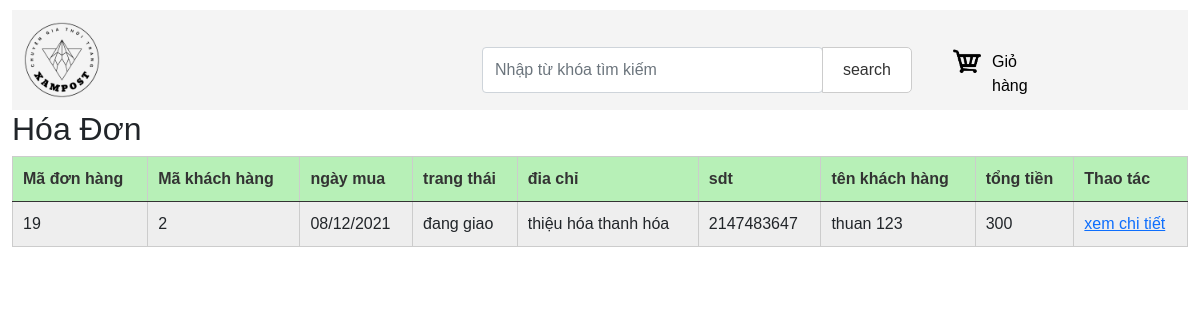
The page /hoa_don/hoa_don.php on the database its author committed.
### tables this page shows
CREATE TABLE `hoa_don` (
  `ma_don_hang` int(11) NOT NULL,
  `ma_kh` int(11) NOT NULL,
  `ngay_mua` varchar(255) NOT NULL,
  `trang_thai` varchar(255) NOT NULL,
  `dia_chi` varchar(255) NOT NULL,
  `sdt` int(11) NOT NULL,
  `ten_kh` varchar(255) NOT NULL,
  `tong_tien` int(11) NOT NULL,
  `ma_sp` int(11) NOT NULL
);

### hoa_don/hoa_don.php (the view, shortened to what this page needs)
<?php
$conn = new PDO("mysql:host=localhost; dbname=DU_AN_team; charset=utf8;", "root", "");
$sql = "SELECT * from hoa_don";
$stm = $conn->prepare($sql);
$stm->execute();
$hoa_don = $stm->fetchAll();
?>
<!DOCTYPE html>
<html lang="en">
<head>
    <link rel="stylesheet" href="https://localhost/du_an_team/css/gio_hang.css">
    <link rel="stylesheet" href="https://localhost/du_an_team/css/bootstrap.min.css">
    <link rel="stylesheet" href="https://localhost/du_an_team/css/index.css">
    <link rel="stylesheet" href="./../css//bootstrap.min.css">
    <link rel="stylesheet" href="./../css/index.css">
    <link rel="stylesheet" href="./../css/form.css">
</head>
<body>
    <div class="container">
        <div class="header">
            <div>
                <a href="https://localhost/du_an_Team/index.php">
                    <img src="./../logo/XAmPOST.png" alt="" width="100px">
                </a>
            </div>
            <form action="tim_kiem.php" method="get">
                <div class="input-group">
                    <input type="search" class="form-control rounded" aria-label="Search" aria-describedby="search-addon" name="q" placeholder="Nhập từ khóa tìm kiếm" required />
                    <button type="submit" class="btn btn-outline-primary">search</button>
            </form>
        </div>
        <div class="gio_hang">
            <div class="hang"><img src="./../logo/kisspng-shopping-cart-software-computer-icons-shopping-icon-5b3eb003bbc062.574139001530834947769-removebg-preview.png" alt="" width="80px">
                <div class="text_gio_hang"><a href=""> Giỏ hàng</a></div>
            </div>
        </div>
    </div>
    <h2 class="hoa">Hóa Đơn</h2>
    <div class="ql_sp">
        <table class="table table-hover">
            <thead>
                <tr>
                    <th>Mã đơn hàng</th>
                    <th>Mã khách hàng</th>
                    <th>ngày mua</th>
                    <th>trang thái </th>
                    <th>đia chỉ </th>
                    <th>sdt</th>
                    <th>tên khách hàng </th>
                    <th>tổng tiền</th>
                    <th class="col4">Thao tác</th>
                </tr>
            </thead>
            <tbody>
            <?php foreach ($hoa_don as $key => $value) : ?>
                    <tr>
                        <td><?= $value['ma_don_hang'] ?></td>
                        <td><?= $value['ma_kh'] ?></td>
                        <td><?= $value['ngay_mua'] ?></td>
                        <td><?= $value['trang_thai'] ?></td>
                        <td><?= $value['dia_chi'] ?></td>
                        <td><?= $value['sdt'] ?></td>
                        <td><?= $value['ten_kh'] ?></td>
                        <td><?= $value['tong_tien'] ?></td>
                        <td>
                            <a href="ct_don_hang.php?ma_don_hang=<?php echo $value['ma_don_hang'] ?>">xem chi tiết</a>
                        </td>
                    </tr>
                <?php endforeach ?>
            </tbody>
        </table>
    </div>
</body>
</html>

### css/gio_hang.css (style rules this page uses)
* { box-sizing: border-box;padding: 0;margin: 0; }

### css/index.css (style rules this page uses)
.header { display: flex; background: #f4f4f4; }
.input-group { width: 600px; height: 50px; padding-top: 37px; padding-left: 170px; margin-left: 200px; }
.hang img { padding-top: 37px; padding-left: 30px; }
.text_gio_hang { margin-top: -26px; display: flex; padding-left: 80px; }
.text_gio_hang a { color: black; text-decoration: none; padding-right: 150px; }

### css/form.css (style rules this page uses)
* { margin: 0; padding: 0; box-sizing: border-box; font-family: Arial, Helvetica, sans-serif; }
.container { max-width: 1200px; margin: 10px auto; }
button.btn { padding: 10px 20px; margin-left: 5px; border: 1px solid #ccc; border-radius: 5px; cursor: pointer; color: #333; background-color: #fff; }
.table { border-collapse: collapse; width: 100%; }
.table, .table tr, .table td, .table th { border: 1px solid #ccc; }
.table th, .table td { padding: 10px; }
.table tbody tr:nth-child(2n + 1) { background-color: #eee; }
table thead tr { background-color: #b7f0b7; color: #333; }

### rows shown on the page
hoa_don: ma_don_hang "19", ma_kh "2", ngay_mua "08/12/2021", trang_thai "đang giao", dia_chi "thiệu hóa thanh hóa", sdt "2147483647", ten_kh "thuan 123", tong_tien "300"
